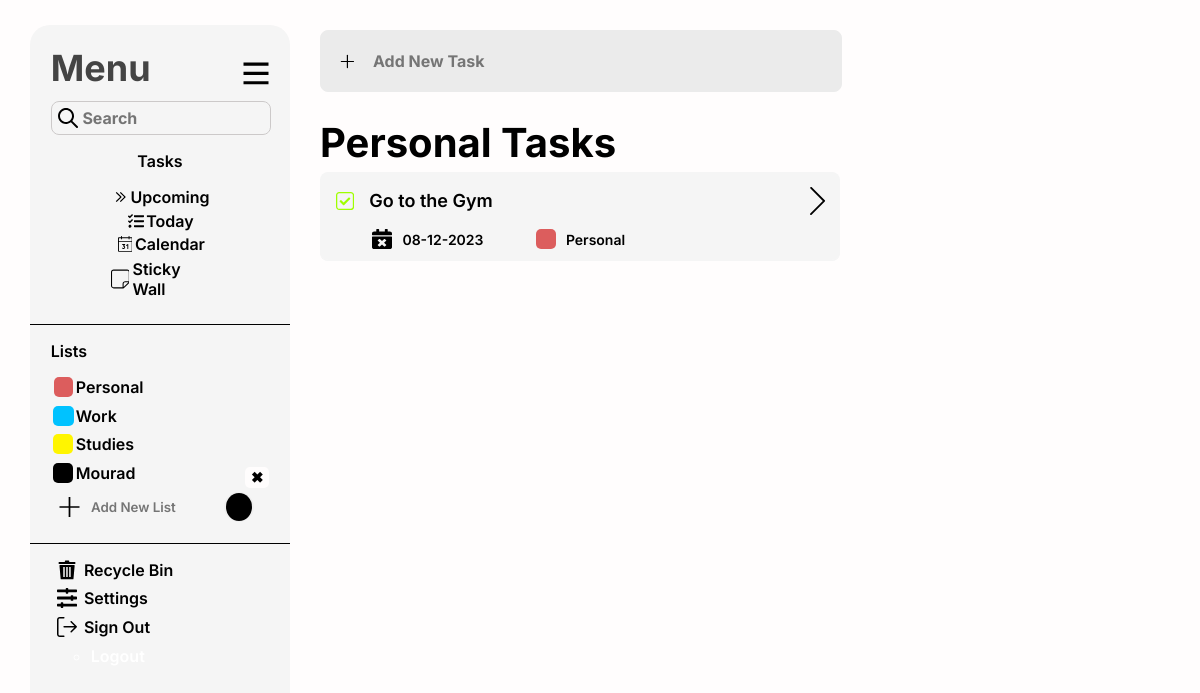
The page /index/todo_page/Personal (signed in) on the database its author committed.
### playground/models.py (models this page shows, shortened)
class List(models.Model):
    user = models.ForeignKey(User, on_delete=models.CASCADE)
    ListName = models.CharField(default='Personal',max_length=10)
    svgColor = models.CharField(default='black',max_length=10)

class Todo(models.Model):
    user = models.ForeignKey(User, on_delete=models.CASCADE)
    date_created = models.DateField()
    due_date = models.DateField(default='0000-00-00')
    task_Text = models.CharField(max_length=50)
    task_Descr = models.CharField(default='Default Decription',max_length=150)
    task_List = models.ForeignKey(List,to_field='id',on_delete=models.CASCADE)
    task_Progress = models.CharField(default='Incomplete',max_length=15)
    isDone = models.BooleanField(default=False)
    is_in_recycle_bin = models.BooleanField(default=False)

### playground/views.py (the view)
# urls.py: path('index/todo_page/<str:ListName>', views.view_List, name="viewList_page"),
@login_required
def view_List(request, ListName):
    user = request.user
    list_dict = load_Lists(user)
    modifications = ModificationHistory.objects.filter(user=user).order_by('-modification_date')
    listObj = get_object_or_404(List, user=user, ListName=ListName)
    listTasks = Todo.objects.filter(user=user,task_List=listObj)
    return render(request, 'List.html', {'list_dict':list_dict,'modifications':modifications, 'List':listObj, 'listTasks':listTasks})

### playground/views.py (called while the page is built)
def load_Lists(user):
    Curr_Lists = List.objects.filter(user=user)
    list_dict  = {}
    for list_obj in Curr_Lists:
        list_dict[list_obj.ListName] = list_obj.svgColor
    return list_dict

### playground/templates/List.html (shortened to what this page needs)
{% extends 'base_layout.html' %}
{% load static %}
{% block Active %}
<div class="Active">
  <div class="AddNewTask">
          <input placeholder="Add New Task">
  </div>
        <h1 class="Title">{{List.ListName}} Tasks</h1>
        <div class="Upcoming-Tasks">
          {% for task in listTasks %}
          {% if not task.is_in_recycle_bin %}
          <div class="Upcoming-Task" id="Upcoming-Task" task_id="{{task.pk}}">
            <div class="taskFrow">
              {% if task.isDone %}
              <svg id="isDone-Icon" class="isDone-Icon" task_id="{{task.pk}}" xmlns="http://www.w3.org/2000/svg" width="20" height="20" viewBox="0 0 20 20" fill="none">
                  <path d="M3.53811 0C1.59417 0 0 1.58715 0 3.54143L0 16.4586C0 18.4129 1.59417 20 3.53811 20H16.4619C18.4058 20 20 18.4129 20 16.4586V3.54143C20 1.58715 18.4058 0 16.4619 0L3.53811 0ZM3.53811 1.42286H16.4619C17.6569 1.42286 18.5884 2.35715 18.5884 3.54143V16.4586C18.5884 17.6429 17.6569 18.5771 16.4619 18.5771H3.53811C3.25981 18.5819 2.9834 18.5305 2.72503 18.4261C2.46665 18.3217 2.23151 18.1662 2.03344 17.9689C1.83538 17.7716 1.67843 17.5364 1.57164 17.277C1.46485 17.0177 1.41043 16.7394 1.4116 16.4586V3.54143C1.4116 2.35715 2.34315 1.42286 3.53811 1.42286Z" fill="#9EFF00"/>
                  <path d="M8.01851 14.6496L4.17326 10.8044C3.94225 10.5734 3.94225 10.1988 4.17326 9.96776L5.00986 9.13114C5.24087 8.9001 5.61546 8.9001 5.84647 9.13114L8.43682 11.7215L13.985 6.17326C14.2161 5.94225 14.5906 5.94225 14.8217 6.17326L15.6583 7.00988C15.8893 7.24089 15.8893 7.61546 15.6583 7.8465L8.85513 14.6496C8.62409 14.8807 8.24952 14.8807 8.01851 14.6496Z" fill="#9EFF00"/>
              </svg>
              {% endif %}
              <div class="task_txt_div" data-task-id="{{task.pk}}">
                <p class="task-txt" style="font-size: 18px;">{{ task.task_Text }}</p>
              </div>
            </div>
              <div class="infoSup-div">
                <p class="infoSup-txts">{{ task.due_date|date:'d-m-Y' }}</p>
                  <div class="infoSup-Icons" style="width: 20px;height: 20px;border-radius: 5px;background: #00C2FF;"></div>
                  <p class="infoSup-txts">{{ List.ListName }}</p>
              </div>
          </div>
          {% endif %}
          {% endfor %}
        </div>
</div>
{% endblock %}

### playground/templates/base_layout.html (shortened to what this page needs)
<!DOCTYPE html>
<html lang="en">
  <head>
    {% load static %}
    <link rel="stylesheet" href="{% static 'MainLight.css' %}" />
    <link
      rel="stylesheet"
      href="//code.jquery.com/ui/1.12.1/themes/base/jquery-ui.css"
    />
  </head>
  <body>
    <div class="container">
      <div class="LeftBarBG">
        <div class="LeftBarContent">
          <div class="Menu">
            <p>Menu</p>
            <svg
              class="menu-icon"
              xmlns="http://www.w3.org/2000/svg"
              width="26"
              height="23"
              viewBox="0 0 26 23"
              fill="none"
            >
              <path
                d="M0.501953 0.5V3.625H25.502V0.5H0.501953ZM0.501953 9.78125V12.9063H25.502V9.78125H0.501953ZM0.501953 19.1563V22.2813H25.502V19.1563H0.501953Z"
              />
            </svg>
          </div>
          <div class="Search-Bar">
            <input placeholder="Search" />
          </div>
          <div class="Tasks">
            <ul class="Tasks-List">
              <p>Tasks</p>
              <li class="li-elements">
                <a href="{% url 'upcoming_page' %}" {% block Selected_Upcoming %}{% endblock %}>
                  Upcoming</a
                >
              </li>
              <li class="li-elements" >
                <a href="{% url 'today_page' %}" {% block Selected_Today %}{% endblock %}>
                  Today</a
                >
              </li>
              <li class="li-elements">
                <a href="{% url 'calendar_page' %}" {% block Selected_Calendar %}{% endblock %}>
                  Calendar</a
                >
              </li>
              <li class="li-elements" >
                <a href="{% url 'stickywall_page' %}" {% block Selected_StickyWall %}{% endblock %}>
                    Sticky Wall</a
                >
              </li>
            </ul>
          </div>
        </div>
        <div class="Line"></div>
        <div class="LeftBarContent2">
          <div class="Lists">
            <ul class="Lists-List" id="Lists-List">
              <p>Lists</p>
              <li class="li-elements" id="List-Info" >
                <a href="{% url 'viewList_page' 'Personal' %}"><svg class="Lists-Icons" style="background: #dc5d5d"></svg>Personal</a>
              </li>
              <li class="li-elements" id="List-Info" >
                <a href="{% url 'viewList_page' 'Work' %}"><svg class="Lists-Icons" style="background: #00c2ff"></svg>Work</a>
              </li>
              <li class="li-elements" id="List-Info" >
                <a href="{% url 'viewList_page' 'Studies' %}"><svg class="Lists-Icons" style="background: #fff500"></svg>Studies</a>
              </li>
              {% for ListName, svgColor in list_dict.items %}
              {% if ListName != 'Personal' and ListName != 'Work' and ListName != 'Studies' %}
              <li class="li-elements" id="List-Info" >
                <a href="{% url 'viewList_page' ListName %}"><svg class="Lists-Icons" style="background: {{svgColor}};"></svg>{{ListName}}</a>
                  <form method="post" action="{% url 'delete_List' ListName %}">
                    <button class="delete-button" type="submit">✖</button>
                  </form>
              </li>
              {% endif %}
              {% endfor %}
              <li class="li-elements" id="List-Add">
                <div class="AddNewList-Div">
                  <svg class="Lists-Icons" xmlns="http://www.w3.org/2000/svg" width="20" height="20" viewBox="0 0 20 20" fill="none">
                    <path
                    d="M20.002 9.13043H10.8715V0L9.13239 0V9.13043H0.00195313L0.00195313 10.8696H9.13239V20H10.8715V10.8696H20.002V9.13043Z"/>
                  </svg>
                  <input type="text" id="AddNewList" class="AddNewList" onkeydown="HandleKeyPress(event)" placeholder="Add New List" maxlength="10" rows="1" cols="9" >
                  <input type="color" id="colorPicker" name="colorPicker">
              </li>
            </ul>
          </div>
        </div>
        <div class="Line"></div>
        <div class="LeftBarContent3">
          <div class="Options">
            <ul class="Options-List">
                <li  class="li-elements" >
                    <a href="{% url 'RecycleBin_page' %}" {% block Selected_RecycleBin %}{% endblock %}>
                          Recycle Bin
                    </a>
                  </li>
              <li  class="li-elements" id="options-trigger" >
                <a href="#" {% block Selected_Settings %}{% endblock %}>
                    Settings
                </a>
              </li>
              <li  class="li-elements">
                <a>
                    Sign Out</a
                >
                <ul>
                {%if user.is_authenticated%}
                <li class="nav-item">
                  <a class="nav-link" href="{% url 'logout_page'%}" style="color:#fff;">Logout</a>
                </li>
                {%endif%}
          </div>
        </div>
      </div>
{% block Active %}{% endblock %}
    </div>
  </body>
</html>

### rows shown on the page
List: list_dict "Mourad"
List: ListName "Personal"
Todo: task_Text "Go to the Gym", due_date "08-12-2023"
